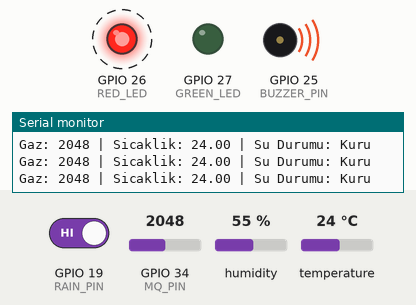
Recording of a sketch running on a simulated ESP32. Shown: output pins drawn as LEDs (lit = HIGH), buzzer (waves = sounding, pin HIGH), the last lines printed to the serial monitor. Dashed ring = blinking. The inputs (shaded band) are chosen by the test bench; at power-on: GPIO 34 (MQ_PIN) = 2048, GPIO 19 (RAIN_PIN) HIGH, humidity 55 %, temperature 24 °C.

Above: at 11.0 s.
11.3 s: GPIO 34 (MQ_PIN) set to 1333
14.8 s: GPIO 34 (MQ_PIN) set to 1270
At 16.0 s:
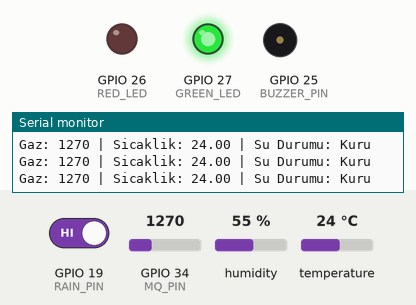
16.3 s: GPIO 19 (RAIN_PIN) driven LOW
At 16.47 s:
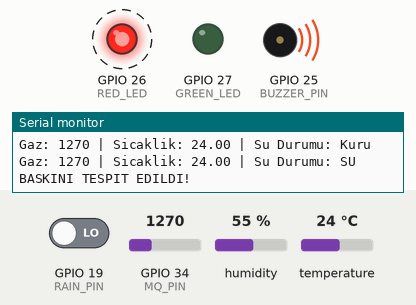
19.8 s: GPIO 19 (RAIN_PIN) driven HIGH
At 19.95 s:
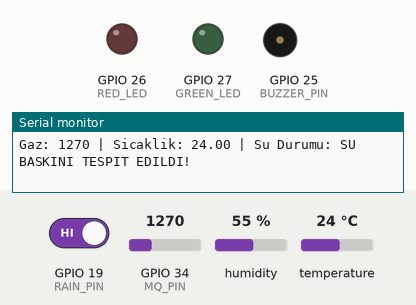
21.5 s: GPIO 34 (MQ_PIN) set to 1340
At 21.63 s:
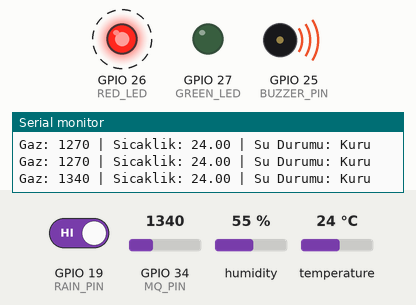
Timing chart, 0 to 26.0 s (numbered marks = the images above; inputs shaded):
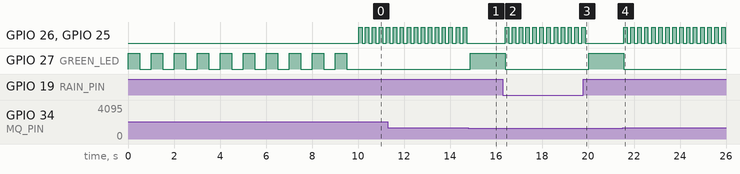

The sketch:

Smart_Safety___Early_Warning_System.ino
```cpp
#include <DHT.h> // Include DHT sensor library / DHT sensör kütüphanesini dahil ediyoruz

// --- Pin Definitions / Pin Tanımlamaları ---
#define DHTPIN 4          // DHT11 Data pin connected to GPIO 4 / DHT11 Data pini GPIO 4'e bağlı
#define DHTTYPE DHT11     // Sensor type specified as DHT11 / Sensör tipi DHT11 olarak belirlendi
#define MQ_PIN 34         // MQ Gas Sensor connected to Analog Pin GPIO 34 / MQ Gaz Sensörü Analog GPIO 34 pinine bağlı
#define RAIN_PIN 19       // Rain/Water Sensor DO connected to GPIO 19 / Yağmur/Su Sensörü DO bacağı GPIO 19 pinine bağlı
#define BUZZER_PIN 25     // Active Buzzer connected to GPIO 25 / Aktif Buzzer GPIO 25 pinine bağlı
#define RED_LED 26        // Red Alarm LED connected to GPIO 26 / Kırmızı Alarm LED'i GPIO 26 pinine bağlı
#define GREEN_LED 27      // Green Safe Status LED connected to GPIO 27 / Yeşil Güvenli Durum LED'i GPIO 27 pinine bağlı

DHT dht(DHTPIN, DHTTYPE); // Initialize DHT sensor / DHT sensörünü başlatıyoruz

// --- Threshold Settings / Eşik Değer Ayarları ---
int gasThreshold = 1300;   // Critical analog gas threshold (0-4095) / Kritik analog gaz eşiği (0-4095 arası)
float tempThreshold = 45.0; // Critical temperature threshold in Celsius / Santigrat cinsinden kritik sıcaklık eşiği

void setup() {
  Serial.begin(115200); // Start serial communication at 115200 baud / Seri haberleşmeyi 115200 baud hızında başlatıyoruz

  // Set pin modes / Pin modlarını ayarlıyoruz
  pinMode(RAIN_PIN, INPUT);     // Rain sensor pin set as Input / Yağmur sensörü pini Giriş olarak ayarlandı
  pinMode(BUZZER_PIN, OUTPUT);  // Buzzer pin set as Output / Buzzer pini Çıkış olarak ayarlandı
  pinMode(RED_LED, OUTPUT);     // Red LED pin set as Output / Kırmızı LED pini Çıkış olarak ayarlandı
  pinMode(GREEN_LED, OUTPUT);   // Green LED pin set as Output / Yeşil LED pini Çıkış olarak ayarlandı

  dht.begin(); // Start the DHT11 sensor / DHT11 sensörünü aktif ediyoruz

  // --- MQ Sensor Preheat Protocol / MQ Sensörü Isınma Beklemesi ---
  // MQ sensors require a short warm-up period to stabilize readings.
  // MQ sensörleri kararlı ölçüm yapmak için ilk açılışta kısa bir ısınma süresine ihtiyaç duyar.
  Serial.println("Sistem baslatiliyor... MQ Sensoru isiniyor (10sn)...");
  for (int i = 0; i < 10; i++) {
    digitalWrite(GREEN_LED, HIGH); // Blink green LED during preheat / Isınma esnasında yeşil LED'i yakıp söndür
    delay(500);
    digitalWrite(GREEN_LED, LOW);
    delay(500);
  }
  Serial.println("Sistem Aktif! Gaz, Yangin ve Su Baskini Izleme Basladi...");
}

void loop() {
  // Read sensor values / Sensör verilerini okuyoruz
  int gasValue = analogRead(MQ_PIN);        // Read analog value from gas sensor / Gaz sensöründen analog değer oku
  float temperature = dht.readTemperature(); // Read temperature in Celsius / Sıcaklığı Santigrat olarak oku
  int rainStatus = digitalRead(RAIN_PIN);    // Read digital status from rain sensor (LOW=Water, HIGH=Dry) / Yağmur sensöründen dijital durumu oku (LOW=Su var, HIGH=Kuru)

  // Check if DHT sensor reading failed / DHT sensörünün okunup okunamadığını kontrol et
  if (isnan(temperature)) {
    Serial.println("Hata: DHT sensoru okunamadi!");
    return; // Skip the rest of the loop if sensor fails / Sensör okunamadıysa loop'un kalanını atla
  }

  // --- Print data to Serial Monitor / Verileri Seri Port Ekranına Yazdırma ---
  Serial.print("Gaz: "); Serial.print(gasValue);
  Serial.print(" | Sicaklik: "); Serial.print(temperature);
  Serial.print(" | Su Durumu: "); Serial.println(rainStatus == LOW ? "SU BASKINI TESPIT EDILDI!" : "Kuru");

  // --- CRITICAL ALARM LOGIC / KRİTİK ALARM DURUMU ---
  // Trigger alarm if gas exceeds threshold OR temperature is too high OR water is detected (LOW)
  // Gaz eşiği geçildiyse VEYA sıcaklık fırladıysa VEYA su algılandıysa (rainStatus == LOW ise) alarmı tetikle
  if (gasValue > gasThreshold || temperature > tempThreshold || rainStatus == LOW) {
    digitalWrite(GREEN_LED, LOW); // Turn off the safe status LED / Güvenli durum LED'ini söndür

    // Create an aggressive flasher and intermittent buzzer effect / Agresif bir flaşör ve kesik kesik buzzer efekti oluştur
    digitalWrite(RED_LED, HIGH);   // Turn on Red LED and Buzzer / Kırmızı LED ve Buzzer'ı aç
    digitalWrite(BUZZER_PIN, HIGH);
    delay(150);
    digitalWrite(RED_LED, LOW);    // Turn off Red LED and Buzzer / Kırmızı LED ve Buzzer'ı kapat
    digitalWrite(BUZZER_PIN, LOW);
    delay(150);
  }
  else {
    // --- SAFE STATE / HER ŞEY YOLUNDA ---
    digitalWrite(GREEN_LED, HIGH); // Turn on Green LED to show system is armed / Sistemin aktif olduğunu göstermek için Yeşil LED'i yak
    digitalWrite(RED_LED, LOW);    // Ensure alarm components are turned off / Alarm bileşenlerinin kapalı olduğundan emin ol
    digitalWrite(BUZZER_PIN, LOW);
    delay(500); // Wait half a second before next scan / Bir sonraki taramadan önce yarım saniye bekle
  }
}
```

Measured:
- the behaviour switches between 1301 and 1300 on GPIO 34 (MQ_PIN) (found by bisection; images 0 and 1)
- after the input at 14.8 s, GPIO 26 (RED_LED), GPIO 25 (BUZZER_PIN): stops changing and stays LOW; GPIO 27 (GREEN_LED): LOW → HIGH after 0.08 s
- after the input at 16.3 s, GPIO 26 (RED_LED), GPIO 25 (BUZZER_PIN): alternates HIGH for 0.15 s and LOW for 0.15 s, starting after 0.10 s; GPIO 27 (GREEN_LED): HIGH → LOW after 0.10 s
- after the input at 19.8 s, GPIO 26 (RED_LED), GPIO 25 (BUZZER_PIN): goes on until 19.9 s, then stays LOW; GPIO 27 (GREEN_LED): LOW → HIGH after 0.23 s
- after the input at 21.5 s, GPIO 26 (RED_LED), GPIO 25 (BUZZER_PIN): alternates HIGH for 0.15 s and LOW for 0.15 s, starting after 0.06 s; GPIO 27 (GREEN_LED): HIGH → LOW after 0.06 s
- by itself, GPIO 26 (RED_LED), GPIO 25 (BUZZER_PIN): alternates HIGH for 0.15 s and LOW for 0.15 s
